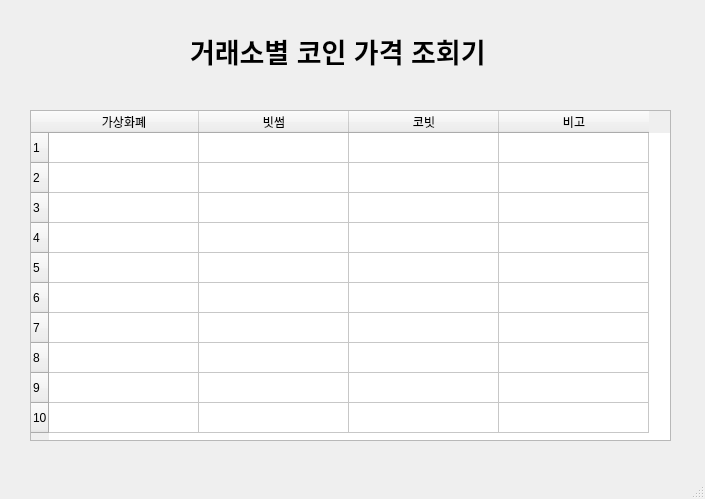
<?xml version="1.0" encoding="UTF-8"?>
<ui version="4.0">
 <class>MainWindow</class>
 <widget class="QMainWindow" name="MainWindow">
  <property name="geometry">
   <rect>
    <x>0</x>
    <y>0</y>
    <width>705</width>
    <height>499</height>
   </rect>
  </property>
  <property name="windowTitle">
   <string>MainWindow</string>
  </property>
  <widget class="QWidget" name="centralwidget">
   <widget class="QLabel" name="label_2">
    <property name="geometry">
     <rect>
      <x>190</x>
      <y>30</y>
      <width>331</width>
      <height>41</height>
     </rect>
    </property>
    <property name="font">
     <font>
      <family>Arial</family>
      <pointsize>20</pointsize>
      <weight>75</weight>
      <bold>true</bold>
     </font>
    </property>
    <property name="text">
     <string>거래소별 코인 가격 조회기</string>
    </property>
   </widget>
   <widget class="QTableWidget" name="tableWidget">
    <property name="geometry">
     <rect>
      <x>30</x>
      <y>110</y>
      <width>641</width>
      <height>331</height>
     </rect>
    </property>
    <property name="rowCount">
     <number>10</number>
    </property>
    <attribute name="horizontalHeaderDefaultSectionSize">
     <number>150</number>
    </attribute>
    <attribute name="horizontalHeaderMinimumSectionSize">
     <number>50</number>
    </attribute>
    <row/>
    <row/>
    <row/>
    <row/>
    <row/>
    <row/>
    <row/>
    <row/>
    <row/>
    <row/>
    <column>
     <property name="text">
      <string>가상화폐</string>
     </property>
    </column>
    <column>
     <property name="text">
      <string>빗썸</string>
     </property>
    </column>
    <column>
     <property name="text">
      <string>코빗</string>
     </property>
    </column>
    <column>
     <property name="text">
      <string>비고</string>
     </property>
    </column>
   </widget>
  </widget>
  <widget class="QMenuBar" name="menubar">
   <property name="geometry">
    <rect>
     <x>0</x>
     <y>0</y>
     <width>705</width>
     <height>21</height>
    </rect>
   </property>
  </widget>
  <widget class="QStatusBar" name="statusbar"/>
 </widget>
 <resources/>
 <connections/>
</ui>
